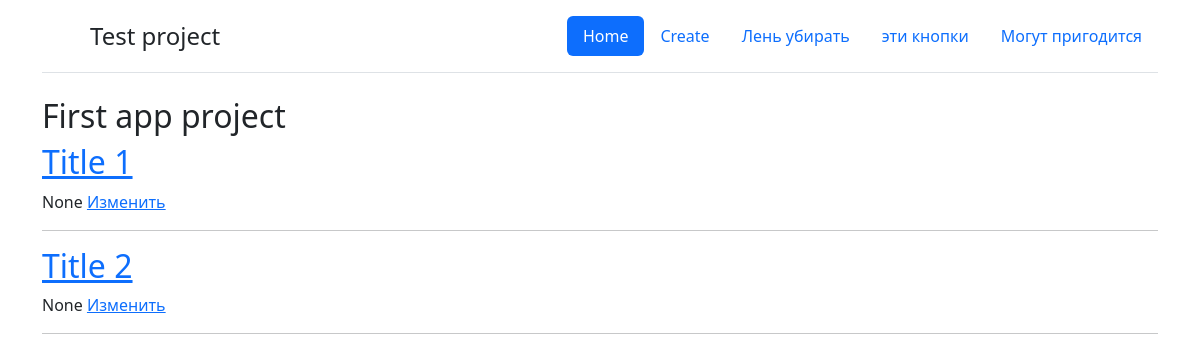
The app's page /, older data.
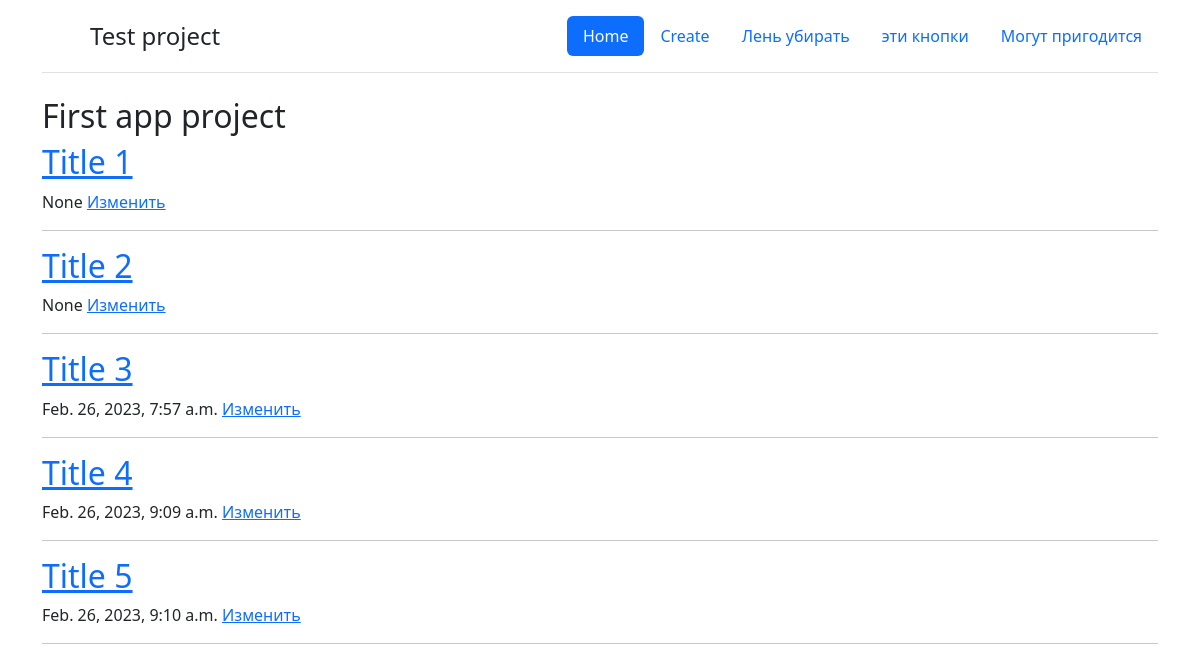
The same page, newer data.
### new_app/models.py (models this page shows)
class Treads(models.Model):
    title = models.CharField(max_length=127)
    content = models.TextField()
    created_time = models.DateTimeField(default=datetime.now())

### new_app/views.py (the view)
# urls.py: path("", views.show_threads, name="main"),
def show_threads(request):
    all_threads = Treads.objects.all()
    return render(request, "main_page.html", {"posts": all_threads})

### templates/main_page.html
{% extends "basic.html" %}
{% block content %}
    {% block title %}
        <h2>First app project</h2>
    {% endblock %}
    {% for post in posts %}
        <a href="{% url "view-tread" tread_id=post.id %}">
            <h2>{{ post.title }}</h2>
        </a>
        <span class="navbar-dark">{{ post.created_time }}</span>
        <a href="{% url "updater" post.id %}" class="navbar-dark">Изменить</a>
        <hr>
    {% endfor %}
{% endblock %}

### templates/basic.html (shortened to what this page needs)
<!doctype html>
<html lang="ru">
  <head>
    <link href="https://cdn.jsdelivr.net/npm/bootstrap@5.3.0-alpha1/dist/css/bootstrap.min.css" rel="stylesheet">
    <link href="/new_app/static/docs/5.3/dist/css/bootstrap.min.css" rel="stylesheet">
    <link href="/new_app/static/css/headers.css" rel="stylesheet">
  </head>
  <body>
  <main>
    <div class="container">
      <header class="d-flex flex-wrap justify-content-center py-3 mb-4 border-bottom">
        <a href="/" class="d-flex align-items-center mb-3 mb-md-0 me-md-auto text-dark text-decoration-none">
          <svg class="bi me-2" width="40" height="32"></svg>
          <span class="fs-4">Test project</span>
        </a>
        <ul class="nav nav-pills">
          <li class="nav-item"><a href="{% url "main" %}" class="nav-link active" aria-current="page">Home</a></li>
          <li class="nav-item"><a href="{% url "create-thread" %}" class="nav-link">Create</a></li>
          <li class="nav-item"><a href="#" class="nav-link">Лень убирать</a></li>
          <li class="nav-item"><a href="#" class="nav-link">эти кнопки</a></li>
          <li class="nav-item"><a href="#" class="nav-link">Могут пригодится</a></li>
        </ul>
      </header>
    </div>
  </main>
  <div class="container">
    {% block content %} {% endblock %}
  </div>
  </body>
</html>

### templates/basic.html (style rules this page uses)
.bi { vertical-align: -.125em; fill: currentColor; }

Row changes from the older to the newer data that the page shows:
added Treads: title "Title 3", created_time "Feb. 26, 2023, 7:57 a.m."
added Treads: title "Title 4", created_time "Feb. 26, 2023, 9:09 a.m."
added Treads: title "Title 5", created_time "Feb. 26, 2023, 9:10 a.m."
